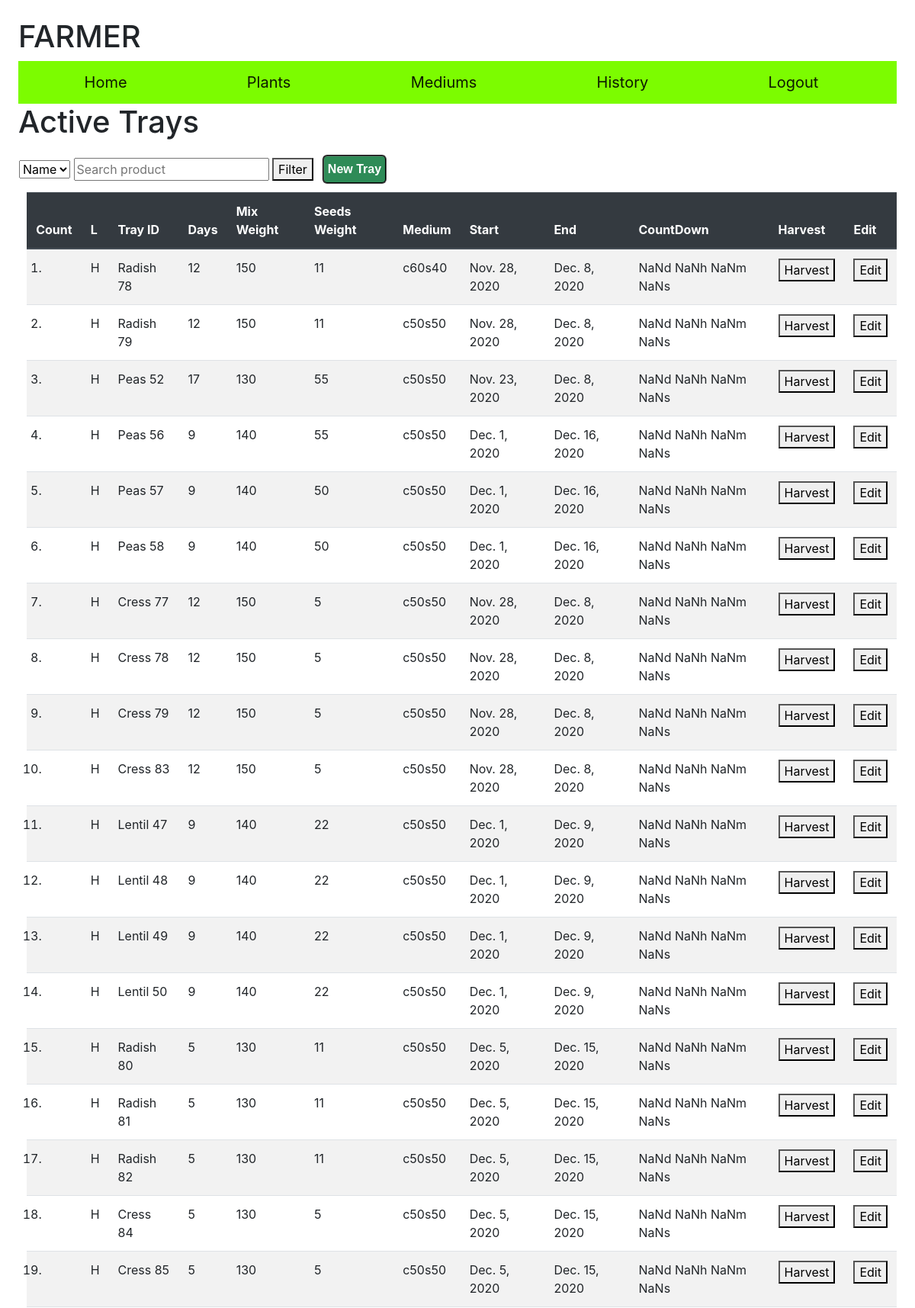
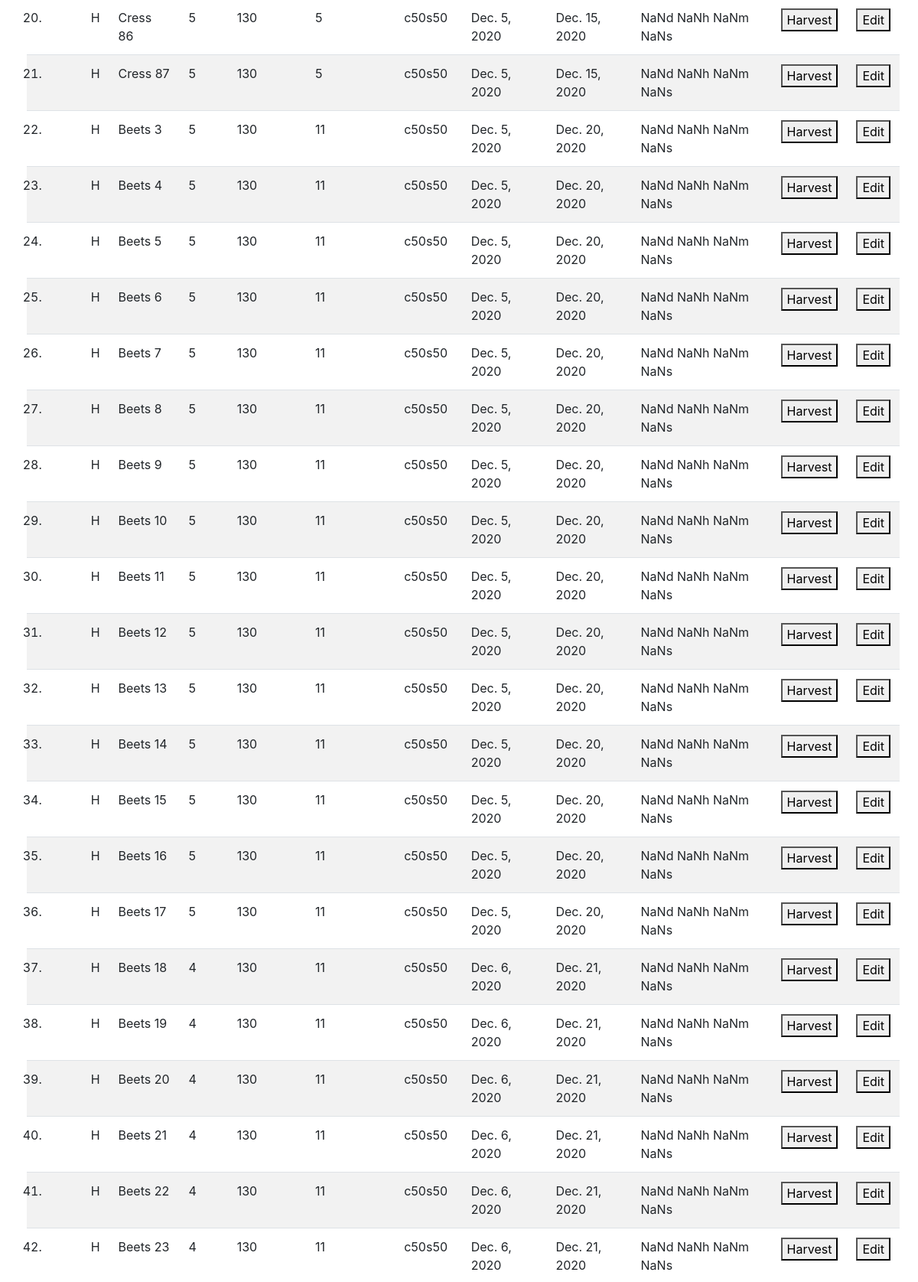
The app's page / (signed in, upper part) with its own data (2 pictures, top to bottom).
### farmer/models.py (models this page shows, shortened)
class Tray(models.Model):
    name = models.ForeignKey(Plant, on_delete=models.CASCADE)
    number = models.IntegerField()
    medium = models.ForeignKey(Medium, on_delete=models.CASCADE)
    start = models.DateTimeField()
    medium_weight = models.IntegerField()
    seeds_weight = models.IntegerField()
    fname = models.CharField(max_length=255)
    location = models.CharField(max_length=255)
    def serialize(self):
        today = datetime.today()
        days = datetime.date(today) - datetime.date(self.start)
        end = datetime.date(self.start) + timedelta(self.name.harvest)
        try:
            h = Harvest.objects.get(tray=self)
            harvest_weight = h.output
            harvest = True
            harvest_date = h.date
            dh = h.date - datetime.date(self.start)
        except:
            harvest = False
            harvest_weight = None
            dh = None
            harvest_date = None
        return {
            "fname": self.fname,
            "end": end,
            "days": days,
            "id": self.id,
            "name": self.name,
            "number": self.number,
            "medium": self.medium,
            "date" : self.start,
            "start": datetime.date(self.start),
            "medium_weight": self.medium_weight,
            "seeds_weight": self.seeds_weight,
            "harvest" : harvest,
            "harvest_weight": harvest_weight,
            "dh" : dh,
            "harvest_date" : harvest_date,
            "location" : self.location
        }

class Plant(models.Model):
    name = models.CharField(max_length=255)
    seeds = models.IntegerField()
    pressure = models.IntegerField()
    blackout = models.IntegerField()
    harvest = models.IntegerField()
    output = models.IntegerField()
    def __str__(self):
        return f"{self.name} "

class Medium(models.Model):
    name = models.CharField(max_length=255)
    soil = models.IntegerField()
    coco = models.IntegerField()
    def __str__(self):
        return f"{self.name}"

### farmer/views.py (the view, shortened to what this page needs)
# urls.py: path("", views.index, name="index"),
def index(request):
    if request.user.is_authenticated:
        sdata = Tray.objects.all()
        data = [row.serialize() for row in sdata]
        cd = str(datetime.date(datetime.today()))
        return render(request, "farmer/index.html", {"cd":cd, "edit": Edittray(), "form": Newtray(), "data":data})
    else:
        return HttpResponseRedirect(reverse("login"))

### farmer/forms.py
class Edittray(forms.Form):
    medium = forms.ModelChoiceField(widget=forms.Select(attrs={'class':'toset'}), empty_label='Select the Medium',queryset=Medium.objects.all())
    seed = forms.IntegerField(widget=forms.NumberInput(attrs={'class':'toset'}), required=False)
    medium_weight = forms.IntegerField(widget=forms.NumberInput(attrs={'class':'toset',"value":"130", 'placeholder':'Medium Weight'}))
    start = forms.DateField(initial=datetime.today())

class Newtray(forms.Form):
    plant = forms.ModelChoiceField(widget=forms.Select(attrs={'class':'toset'}), empty_label='Select the Plant',label=(''),queryset=Plant.objects.all())
    medium = forms.ModelChoiceField(widget=forms.Select(attrs={'class':'toset'}), empty_label='Select the Medium',label=(''),queryset=Medium.objects.all(), initial= ['2'])
    seed = forms.IntegerField(widget=forms.NumberInput(attrs={'class':'toset'}),label=(''), required=False)
    medium_weight = forms.IntegerField(widget=forms.NumberInput(attrs={'class':'toset',"value":"130", 'placeholder':'Medium Weight'}),label=(''))
    start = forms.DateField(widget=forms.SelectDateWidget(attrs={'class':'toset'}),label=(''),initial=datetime.today())
    count = forms.IntegerField(widget=forms.NumberInput(attrs={'class':'toset', 'placeholder':'How many tray', 'value':'1'}),label=(''))
    location = forms.ChoiceField(widget=forms.Select(attrs={'class':'toset'}),label=('Location'),choices=(("H","H"),("D","D")))

### farmer/templates/farmer/index.html (shortened to what this page needs)
{% extends "farmer/layout.html" %}
{% block body %}
<h1>Active Trays</h1>
<table class="filter">
    <tr>
        <td>
            <form action="/filter" method="POST">
                <select name="filter">
                    <option value="name">Name</option>
                </select>
                <input name="search" type="text" placeholder="Search product">
                <button type="submit">Filter</button>
            </form>
        </td>
        <td>
        <button id="myBtn" class="subbtn">New Tray</button>
        </td>
    </tr>
</table>
<ol class="maintable">
    <table  class="table table-striped">
        <thead  class="thead-dark">
            <tr>
                <th class="cc" scope="col" >Count</th>
                <th class="location" scope="col">L</th>
                <th scope="col">Tray ID</th>
                <th scope="col">Days</th>
                <th class="mobile_hide" scope="col">Mix Weight</th>
                <th class="mobile_hide" scope="col">Seeds Weight</th>
                <th class="mobile_hide" scope="col">Medium</th>
                <th class="mobile_hide" scope="col">Start</th>
                <th class="mobile_hide" scope="col">End</th>
                <th scope="col">CountDown</th>
                <th scope="col">Harvest</th>
                <th class="mobile_hide" scope="col">Edit</th>
            </tr>
        </thead>
        <tbody>
            {% for i in data %}
                {% if  not i.harvest %}
                    <tr>
                        <td> <li class="count"></li></td>
                        <td>{{i.location}}</td>
                        <td class="tn" style = "text-transform:capitalize;">{{i.name}}{{i.number}}</td>
                        <td>{{i.days.days}}</td>
                        <td class="mw mobile_hide">{{i.medium_weight}}</td>
                        <td class="sw mobile_hide">{{i.seeds_weight}}</td>
                        <td class="mt mobile_hide">{{i.medium}}</td>
                        <td class="ts mobile_hide">{{i.start}}</td>
                        <td class="end mobile_hide">{{i.end}}</td>
                        <td class="countdown" value="{{i.date}}"></td>
                        <td>
                            <button class="harvest" type="submit" value="{{i.id}}">Harvest</button>
                        </td>
                        <td>
                            <button class="edit_tray mobile_hide" type="submit" value="{{i.id}}">Edit</button>
                        </td>
                    </tr>
                {%endif%}
            {% endfor %}
        </tbody>
    </table>
</ol>
{% endblock %}

### farmer/static/farmer/style.css (style rules this page uses)
body { padding: 2%; }
.subbtn { margin: 10px; background-color: seagreen; color: white; font-weight: bold; font-family: sans-serif; padding: 5px; border-radius: 6px; border-style: groove; }
.maintable { width: 102.5%; margin-left: -2.5%; }
.count { margin-left: 25%; }

### records on screen
Tray: location "H", name "Radish", number "78", days.days "12", medium_weight "150", seeds_weight "11", medium "c60s40", start "Nov. 28, 2020", end "Dec. 8, 2020", {{ i.id }} 178 (drawn)
Tray: location "H", name "Radish", number "79", days.days "12", medium_weight "150", seeds_weight "11", medium "c50s50", start "Nov. 28, 2020", end "Dec. 8, 2020", {{ i.id }} 179 (drawn)
Tray: location "H", name "Peas", number "52", days.days "17", medium_weight "130", seeds_weight "55", medium "c50s50", start "Nov. 23, 2020", end "Dec. 8, 2020", {{ i.id }} 252 (drawn)
Plant: name "Peas" "Peas" "Peas"
Medium: medium "c50s50" "c50s50" "c50s50" "c50s50" "c50s50" "c50s50" "c50s50" "c50s50" "c50s50" "c50s50" "c50s50" "c50s50" "c50s50" "c50s50" "c50s50" "c50s50" "c50s50" "c50s50" "c50s50" "c50s50" "c50s50" "c50s50" "c50s50" "c50s50" "c50s50" "c50s50" "c50s50" "c50s50" "c50s50" "c50s50" "c50s50"
Tray: location "H", name "Cress", number "77", days.days "12", medium_weight "150", seeds_weight "5", medium "c50s50", start "Nov. 28, 2020", end "Dec. 8, 2020", {{ i.id }} 377 (drawn)
Tray: location "H", name "Cress", number "78", days.days "12", medium_weight "150", seeds_weight "5", medium "c50s50", start "Nov. 28, 2020", end "Dec. 8, 2020", {{ i.id }} 378 (drawn)
Tray: location "H", name "Cress", number "79", days.days "12", medium_weight "150", seeds_weight "5", medium "c50s50", start "Nov. 28, 2020", end "Dec. 8, 2020", {{ i.id }} 379 (drawn)
Tray: location "H", name "Cress", number "83", days.days "12", medium_weight "150", seeds_weight "5", medium "c50s50", start "Nov. 28, 2020", end "Dec. 8, 2020", {{ i.id }} 383 (drawn)
Tray: location "H", name "Lentil", number "47", days.days "9", medium_weight "140", seeds_weight "22", medium "c50s50", start "Dec. 1, 2020", end "Dec. 9, 2020", {{ i.id }} 847 (drawn)
Tray: location "H", name "Lentil", number "48", days.days "9", medium_weight "140", seeds_weight "22", medium "c50s50", start "Dec. 1, 2020", end "Dec. 9, 2020", {{ i.id }} 848 (drawn)
Tray: location "H", name "Lentil", number "49", days.days "9", medium_weight "140", seeds_weight "22", medium "c50s50", start "Dec. 1, 2020", end "Dec. 9, 2020", {{ i.id }} 849 (drawn)
Tray: location "H", name "Lentil", number "50", days.days "9", medium_weight "140", seeds_weight "22", medium "c50s50", start "Dec. 1, 2020", end "Dec. 9, 2020", {{ i.id }} 850 (drawn)
Plant: name "Radish" "Radish" "Radish"
Plant: name "Cress" "Cress" "Cress" "Cress"
Plant: name "Beets" "Beets" "Beets" "Beets" "Beets" "Beets" "Beets" "Beets" "Beets" "Beets" "Beets" "Beets" "Beets" "Beets" "Beets" "Beets" "Beets" "Beets" "Beets" "Beets" "Beets"

### other values on screen
{{ i.location }} "H" "H" "H" "H" "H" "H" "H" "H" "H" "H" "H" "H" "H" "H" "H" "H" "H" "H" "H" "H" "H" "H" "H" "H" "H" "H" "H" "H" "H" "H" "H"
{{ i.number }} "56" "57" "58" "80" "81" "82" "84" "85" "86" "87" "3" "4" "5" "6" "7" "8" "9" "10" "11" "12" "13" "14" "15" "16" "17" "18" "19" "20" "21" "22" "23"
{{ i.days.days }} "9" "9" "9" "5" "5" "5" "5" "5" "5" "5" "5" "5" "5" "5" "5" "5" "5" "5" "5" "5" "5" "5" "5" "5" "5" "4" "4" "4" "4" "4" "4"
{{ i.medium_weight }} "140" "140" "140" "130" "130" "130" "130" "130" "130" "130" "130" "130" "130" "130" "130" "130" "130" "130" "130" "130" "130" "130" "130" "130" "130" "130" "130" "130" "130" "130" "130"
{{ i.seeds_weight }} "55" "50" "50" "11" "11" "11" "5" "5" "5" "5" "11" "11" "11" "11" "11" "11" "11" "11" "11" "11" "11" "11" "11" "11" "11" "11" "11" "11" "11" "11" "11"
{{ i.start }} "Dec. 1, 2020" "Dec. 1, 2020" "Dec. 1, 2020" "Dec. 5, 2020" "Dec. 5, 2020" "Dec. 5, 2020" "Dec. 5, 2020" "Dec. 5, 2020" "Dec. 5, 2020" "Dec. 5, 2020" "Dec. 5, 2020" "Dec. 5, 2020" "Dec. 5, 2020" "Dec. 5, 2020" "Dec. 5, 2020" "Dec. 5, 2020" "Dec. 5, 2020" "Dec. 5, 2020" "Dec. 5, 2020" "Dec. 5, 2020" "Dec. 5, 2020" "Dec. 5, 2020" "Dec. 5, 2020" "Dec. 5, 2020" "Dec. 5, 2020" "Dec. 6, 2020" "Dec. 6, 2020" "Dec. 6, 2020" "Dec. 6, 2020" "Dec. 6, 2020" "Dec. 6, 2020"
{{ i.end }} "Dec. 16, 2020" "Dec. 16, 2020" "Dec. 16, 2020" "Dec. 15, 2020" "Dec. 15, 2020" "Dec. 15, 2020" "Dec. 15, 2020" "Dec. 15, 2020" "Dec. 15, 2020" "Dec. 15, 2020" "Dec. 20, 2020" "Dec. 20, 2020" "Dec. 20, 2020" "Dec. 20, 2020" "Dec. 20, 2020" "Dec. 20, 2020" "Dec. 20, 2020" "Dec. 20, 2020" "Dec. 20, 2020" "Dec. 20, 2020" "Dec. 20, 2020" "Dec. 20, 2020" "Dec. 20, 2020" "Dec. 20, 2020" "Dec. 20, 2020" "Dec. 21, 2020" "Dec. 21, 2020" "Dec. 21, 2020" "Dec. 21, 2020" "Dec. 21, 2020" "Dec. 21, 2020"
